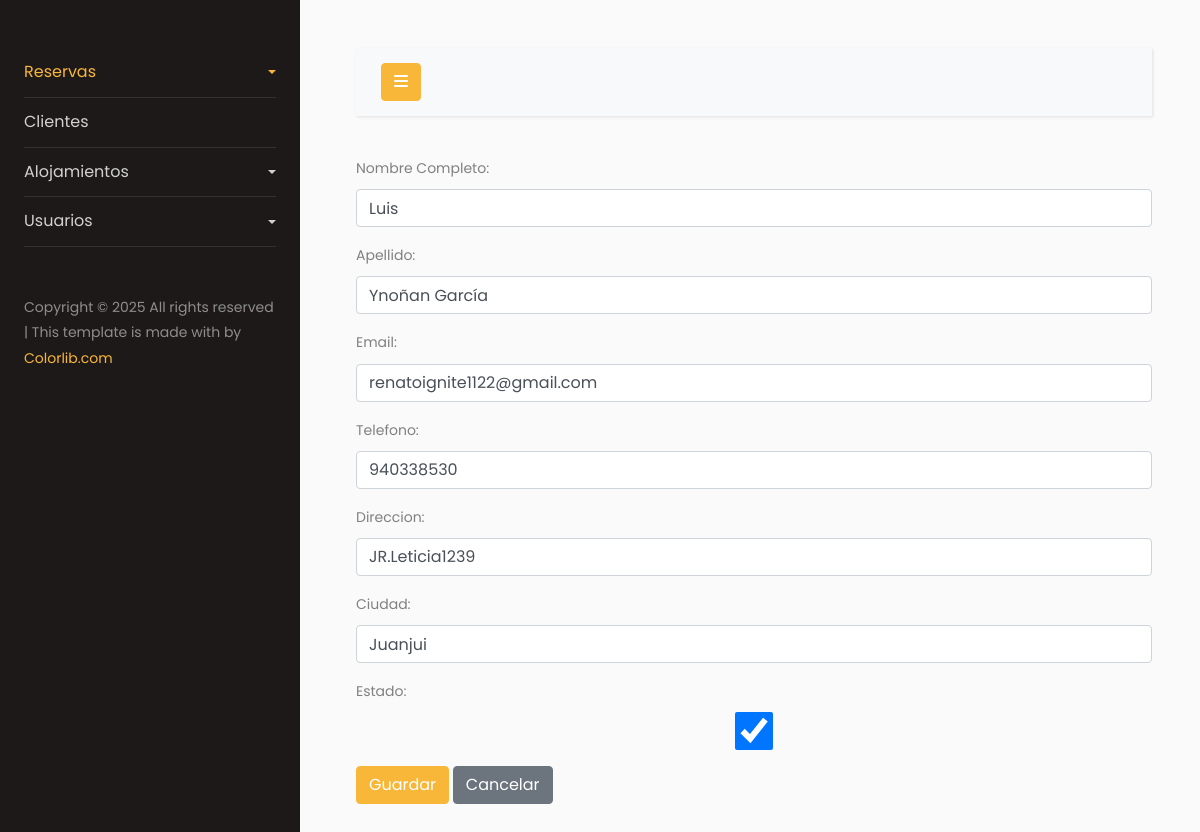
Screenshot of /clientes/edit-cliente/1 (signed in) with the database file from the repository.
### clientes/models.py (models this page shows, shortened)
class ModelsClientes(models.Model):
    name_customer = models.CharField(max_length=100, verbose_name='Nombre Completo')
    last_name_customer = models.CharField(max_length=100, verbose_name='Apellido')
    email_customer = models.EmailField(max_length=100, unique=True, verbose_name='Email')
    phone_customer = models.CharField(max_length=100, verbose_name='Telefono')
    address_customer = models.CharField(max_length=100, verbose_name='Direccion')
    city_customer = models.CharField(max_length=100, verbose_name='Ciudad')
    active_customer = models.BooleanField(verbose_name='Estado', default=True)
    date_create_customer = models.DateTimeField(auto_now_add=True, verbose_name='Fecha de creacion')
    class Meta:
        verbose_name = 'Cliente'
        verbose_name_plural = 'Clientes'
        db_table = 'clientes'

### clientes/views.py (the view)
# urls.py: path('edit-cliente/<int:pk>', UpdateClientes.as_view(), name='editar-cliente'),
class UpdateClientes(LoginRequiredMixin, UpdateView):
    model = ModelsClientes
    form_class = ClientesForm
    template_name = 'index-clientes-form.html'
    success_url = reverse_lazy('clientes:index-clientes')

### clientes/forms.py
class ClientesForm(ModelForm):
    class Meta:
        model = ModelsClientes
        fields = '__all__'
    def __init__(self, *args, **kwargs):
        super().__init__(*args, **kwargs)
        for field_name, field in self.fields.items():
            field.widget.attrs['class'] = 'form-control'

### clientes/templates/index-clientes-form.html (shortened to what this page needs)
{% extends 'index-intranet.html' %}
{% block content %}
<form action="" method="post">
    {{ form.as_p }}
    <button class="btn btn-primary" type="submit">Guardar</button>
    <a href="{% url 'clientes:index-clientes' %}" class="btn btn-secondary">Cancelar</a>
</form>
{% endblock %}

### rows the page displays
ModelsClientes: name_customer "Luis", last_name_customer "Ynoñan García", email_customer "renatoignite1122@gmail.com", phone_customer "940338530", address_customer "JR.Leticia1239", city_customer "Juanjui", active_customer "☑"
